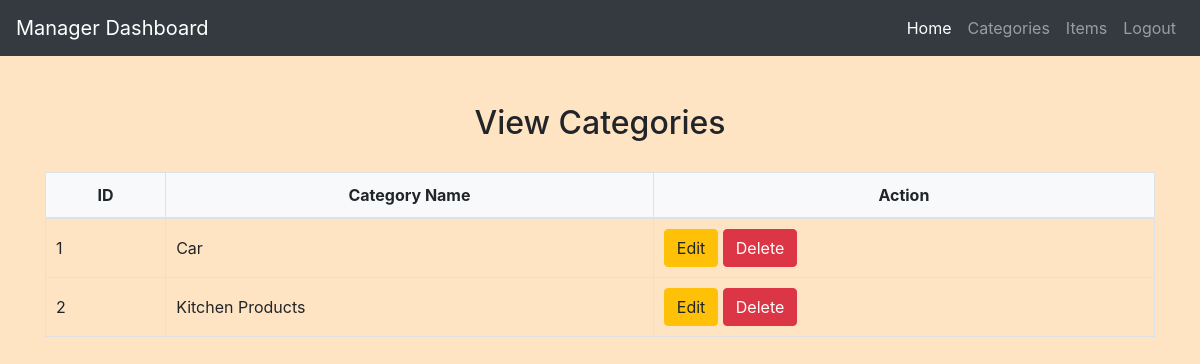
The app's page /manager/view_categories.php (signed in) with its own data.
### tables this page shows
CREATE TABLE `categories` (
  `CategoryID` int(11) NOT NULL,
  `ShopID` int(11) DEFAULT NULL,
  `CategoryName` varchar(255) DEFAULT NULL
);

### manager/view_categories.php (the view, shortened to what this page needs)
<?php
include('config.php');
$managerId = $_SESSION["manager_id"];
$query = "SELECT * FROM HomeFoodShops WHERE ManagerID = '$managerId'";
$result = mysqli_query($conn, $query);
if (mysqli_num_rows($result) == 1) {
    $shop = mysqli_fetch_assoc($result);
    $categoriesQuery = "SELECT * FROM Categories WHERE ShopID = '{$shop['ShopID']}'";
    $categoriesResult = mysqli_query($conn, $categoriesQuery);
    if (mysqli_num_rows($categoriesResult) > 0) {
        $categories = mysqli_fetch_all($categoriesResult, MYSQLI_ASSOC);
    } else {
        $categories = [];
    }
} else {
    header("Location: manager_login.php");
    exit;
}
?>
<!DOCTYPE html>
<html>
<head>
    <link rel="stylesheet" href="https://maxcdn.bootstrapcdn.com/bootstrap/4.5.2/css/bootstrap.min.css">
    <link rel="stylesheet" href="../css/style.css">
</head>
<body>
<?php include('manager_navbar.php'); ?>
<div class="container mt-5">
    <h2>View Categories</h2>
    <table class="table">
        <thead>
        <tr>
            <th>ID</th>
            <th>Category Name</th>
            <th>Action</th>
        </tr>
        </thead>
        <tbody>
        <?php foreach ($categories as $category): ?>
            <tr>
                <td><?php echo $category['CategoryID']; ?></td>
                <td><?php echo $category['CategoryName']; ?></td>
                <td>
                    <a href="edit_category.php?id=<?php echo $category['CategoryID']; ?>" class="btn btn-warning">Edit</a>
                    <button class="btn btn-danger" onclick="confirmDelete(<?php echo $category['CategoryID']; ?>)">Delete</button>
                </td>
            </tr>
        <?php endforeach; ?>
        </tbody>
    </table>
</div>
</body>
</html>

### css/style.css (style rules this page uses)
body { background-color: bisque; }
h1, h2, h3, h4 { text-align: center; margin-top: 30px; margin-bottom: 30px; }
.table { width: 100%; border-collapse: collapse; margin-top: 20px; }
.table th, .table td { padding: 10px; border: 1px solid #dee2e6; }
.table thead th { background-color: #f8f9fa; font-weight: bold; text-align: center; }
.table tbody td { vertical-align: middle; }

### records on screen
categories: CategoryID "1", CategoryName "Car"
categories: CategoryID "2", CategoryName "Kitchen Products"
